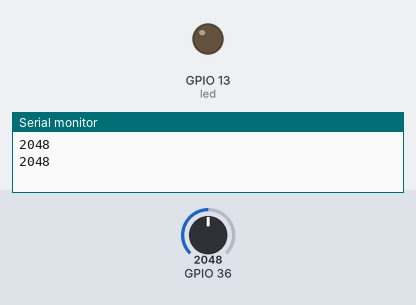
A sketch run on a simulated ESP32. Parts: output pins drawn as LEDs (lit = HIGH), the last lines printed to the serial monitor. Inputs (shaded band) come from the test bench; at power-on: GPIO 36 = 2048.

Above: at 1.8 s.
1.9 s: GPIO 36 set to 430
4.2 s: GPIO 36 set to 359
At 7.2 s:
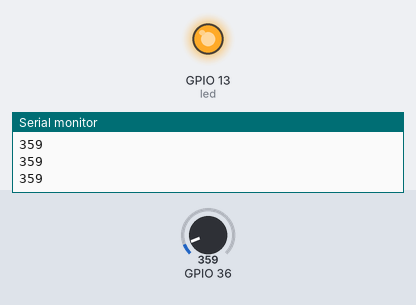
7.5 s: GPIO 36 set to 440
At 9.7 s:
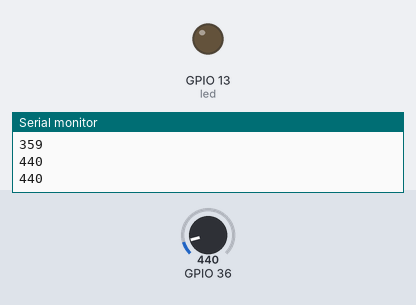
10.5 s: GPIO 36 set to 360
At 13.2 s:
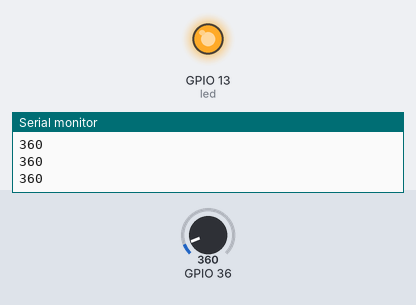
Timing chart, 0 to 14.5 s (numbered marks = the images above; inputs shaded):
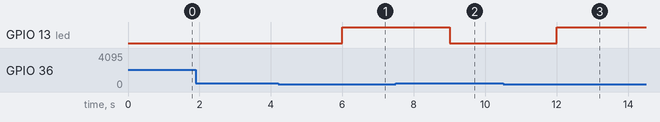

The sketch:

LDR.ino
```cpp
int value;
const int led = 13;

void setup()
{
  pinMode(32,INPUT);
  pinMode(led , OUTPUT);
  Serial.begin(9600);
}

void loop()
{

  value = analogRead(A0);
  Serial.println(value);
  delay(1000);

  if(value <=400){
    digitalWrite(led , HIGH);
  }
  else {
  digitalWrite(led,LOW);
  }
}
```

Measured:
- the behaviour switches between 401 and 400 on GPIO 36 (found by bisection; images 0 and 1)
- after the input at 4.2 s, GPIO 13 (led): LOW → HIGH after 1.8 s
- after the input at 7.5 s, GPIO 13 (led): HIGH → LOW after 1.5 s
- after the input at 10.5 s, GPIO 13 (led): LOW → HIGH after 1.5 s
